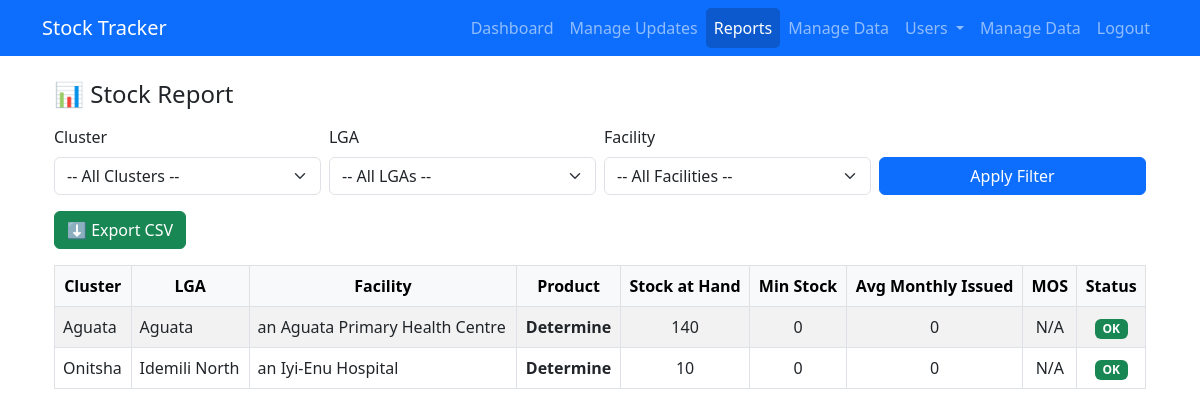
The page /report (signed in) on the database as committed earlier.
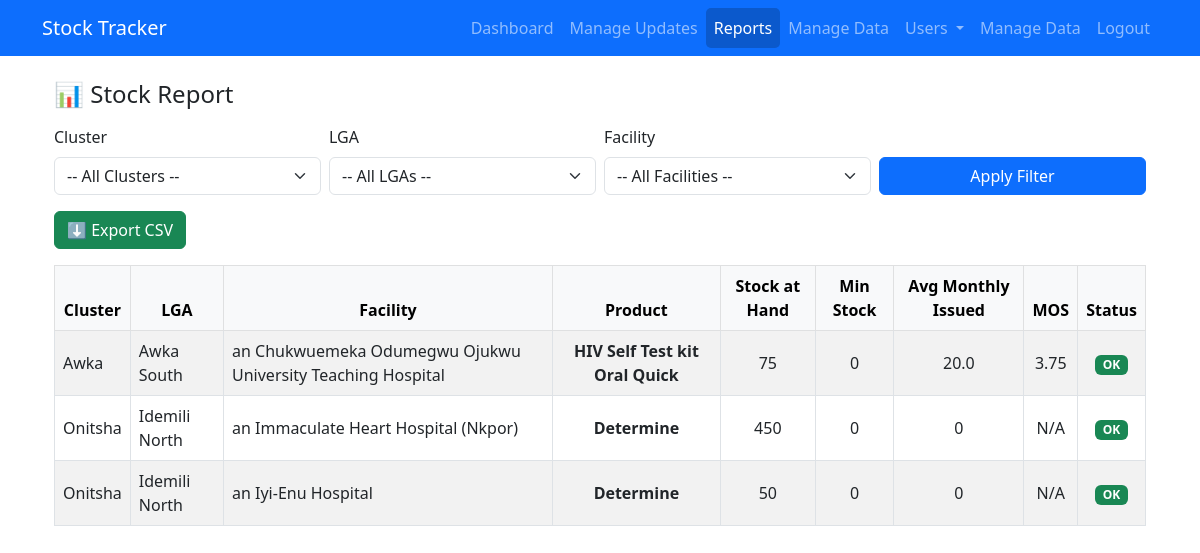
The same page on the database as committed later.
### models.py (models this page shows, shortened)
class Product(db.Model):
    id = db.Column(db.Integer, primary_key=True)
    name = db.Column(db.String(120), nullable=False)
    unit = db.Column(db.String(30))
    facility_products = db.relationship('FacilityProduct', backref='product', lazy=True)
    transactions = db.relationship('StockTransaction', backref='product', lazy=True)

class Facility(db.Model):
    id = db.Column(db.Integer, primary_key=True)
    name = db.Column(db.String(150), nullable=False)
    lga_id = db.Column(db.Integer, db.ForeignKey('lga.id'), nullable=False)
    facility_products = db.relationship('FacilityProduct', backref='facility', lazy=True)

### app.py (the view)
@app.route('/report')
def report():
    cluster_id, lga_id, facility_id = get_user_scope_filters(
        request.args.get("cluster_id", type=int),
        request.args.get("lga_id", type=int),
        request.args.get("facility_id", type=int)
    )
    clusters, lgas, facilities = get_dropdowns(cluster_id, lga_id, facility_id)
    report_rows = build_stock_report_rows(cluster_id, lga_id, facility_id)
    return render_template(
        "report.html",
        clusters=clusters,
        lgas=lgas,
        facilities=facilities,
        cluster_id=cluster_id,
        lga_id=lga_id,
        facility_id=facility_id,
        rows=report_rows
    )

### app.py (called while the page is built)
@login_manager.user_loader
def load_user(user_id):
    return User.query.get(int(user_id))

### auth/scope_utils.py (called while the page is built, shortened)
def get_user_scope_filters(cluster_id=None, lga_id=None, facility_id=None):
    if current_user.role == 'super':
        return cluster_id, lga_id, facility_id

### templates/report.html (shortened to what this page needs)
{% extends 'base.html' %}
{% block content %}
<div class="container mt-4">
  <h4 class="mb-3">📊 Stock Report</h4>
  <form method="get" action="{{ url_for('report') }}" class="row g-2 mb-3">
    <div class="col-md-3">
      <label class="form-label">Cluster</label>
      <select name="cluster_id" id="cluster" class="form-select">
        <option value="">-- All Clusters --</option>
      </select>
    </div>
    <div class="col-md-3">
      <label class="form-label">LGA</label>
      <select name="lga_id" id="lga" class="form-select">
        <option value="">-- All LGAs --</option>
      </select>
    </div>
    <div class="col-md-3">
      <label class="form-label">Facility</label>
      <select name="facility_id" id="facility" class="form-select">
        <option value="">-- All Facilities --</option>
      </select>
    </div>
    <div class="col-md-3 d-flex align-items-end">
      <button type="submit" class="btn btn-primary w-100">Apply Filter</button>
    </div>
  </form>
  <div class="mb-3">
    <a href="{{ url_for('export_report', cluster_id=cluster_id, lga_id=lga_id, facility_id=facility_id) }}" class="btn btn-success">
      ⬇️ Export CSV
    </a>
  </div>
  <table class="table table-bordered table-striped align-middle text-center">
    <thead class="table-light">
      <tr>
        <th>Cluster</th>
        <th>LGA</th>
        <th>Facility</th>
        <th>Product</th>
        <th>Stock at Hand</th>
        <th>Min Stock</th>
        <th>Avg Monthly Issued</th>
        <th>MOS</th>
        <th>Status</th>
      </tr>
    </thead>
    <tbody>
      {% for row in rows %}
      <tr>
        <td class="text-start">{{ row.cluster }}</td>
        <td class="text-start">{{ row.lga }}</td>
        <td class="text-start">{{ row.facility }}</td>
        <td class="fw-semibold">{{ row.product }}</td>
        <td>{{ row.stock_at_hand }}</td>
        <td>{{ row.min_stock }}</td>
        <td>{{ row.avg_monthly_issued }}</td>
        <td>{{ row.mos }}</td>
        <td>
          {% if row.status == 'Below Min' %}
            <span class="badge bg-danger">Below Min</span>
          {% elif row.status == 'OK' %}
            <span class="badge bg-success">OK</span>
          {% elif row.status == 'Overstocked' %}
            <span class="badge bg-warning text-dark">Overstocked</span>
          {% else %}
            <span class="badge bg-secondary">{{ row.status }}</span>
          {% endif %}
        </td>
      </tr>
      {% endfor %}
    </tbody>
  </table>
</div>
{% endblock %}

### templates/base.html (shortened to what this page needs)
<!doctype html>
<html lang="en">
<head>
    <link rel="stylesheet" href="https://cdn.jsdelivr.net/npm/bootstrap@5.3.0/dist/css/bootstrap.min.css">
    <link rel="stylesheet" href="https://cdn.datatables.net/1.13.6/css/jquery.dataTables.min.css">
    <link rel="stylesheet" href="https://cdn.datatables.net/responsive/2.5.0/css/responsive.dataTables.min.css">
    <link rel="stylesheet" href="https://cdn.jsdelivr.net/npm/bootstrap-icons@1.10.5/font/bootstrap-icons.css">
</head>
<body>
  <nav class="navbar navbar-expand-lg navbar-dark bg-primary">
    <div class="container">
      <a class="navbar-brand" href="{{ url_for('index') }}">Stock Tracker</a>
      <div class="collapse navbar-collapse" id="navbarNav">
        <ul class="navbar-nav ms-auto">
            {% if current_user.is_authenticated %}
            <li class="nav-item">
              <a class="nav-link {% if request.endpoint == 'dashboard.dashboard_home' %}active{% endif %}"
                href="{{ url_for('dashboard.dashboard_home') }}">Dashboard</a>
            </li>
            <li class="nav-item">
              <a class="nav-link {% if request.endpoint == 'transactions' %}active{% endif %}"
                href="{{ url_for('transactions') }}">Manage Updates</a>
            </li>
            <li class="nav-item">
              <a class="nav-link {% if request.endpoint == 'report' %}active{% endif %}"
                href="{{ url_for('report') }}">Reports</a>
            </li>
            {% if current_user.role == 'super' %}
              <li class="nav-item">
                <a class="nav-link {% if request.endpoint == 'admin.manage_data' %}active{% endif %}"
                  href="{{ url_for('admin.manage_data') }}">Manage Data</a>
              </li>
            {% endif %}
            {% if current_user.role == 'super' %}
              <li class="nav-item dropdown">
                <a class="nav-link dropdown-toggle {% if 'auth' in request.endpoint %}active{% endif %}" href="#" role="button" data-bs-toggle="dropdown" aria-expanded="false">
                  Users
                </a>
              </li>
                  <li class="nav-item"><a class="nav-link {% if request.path.startswith(url_for('backup.backup_page')) %}active{% endif %}" href="{{ url_for('backup.backup_page') }}">Manage Data</a></li>
            {% endif %}
            <li class="nav-item">
              <a class="nav-link" href="{{ url_for('auth.logout') }}">Logout</a>
            </li>
          {% else %}
            <li class="nav-item">
              <a class="nav-link {% if request.endpoint == 'auth.login' %}active{% endif %}" href="{{ url_for('auth.login') }}">Login</a>
            </li>
          {% endif %}
        </ul>
      </div>
    </div>
  </nav>
  <main class="container my-4">
    {% block content %}{% endblock %}
  </main>
</body>
</html>

### templates/base.html (style rules this page uses)
.navbar-nav .nav-link.active { background-color: rgba(8, 8, 8, 0.2); border-radius: 5px; }

Rows that differ between the two databases and show on the page:
removed Product: cluster "Aguata", lga "Aguata", facility "an Aguata Primary Health Centre", product "Determine", stock_at_hand "140", min_stock "0", avg_monthly_issued "0", mos "N/A", cluster "Onitsha", lga "Idemili North", facility "an Iyi-Enu Hospital", stock_at_hand "10"
now on this page (row unchanged): Product: cluster "Awka", lga "Awka South", facility "an Chukwuemeka Odumegwu Ojukwu University Teaching Hospital", product "HIV Self Test kit Oral Quick", stock_at_hand "75", min_stock "0", avg_monthly_issued "20.0", mos "3.75"
added Product: cluster "Onitsha", lga "Idemili North", facility "an Immaculate Heart Hospital (Nkpor)", product "Determine", stock_at_hand "450", min_stock "0", avg_monthly_issued "0", mos "N/A", facility "an Iyi-Enu Hospital", stock_at_hand "50"
